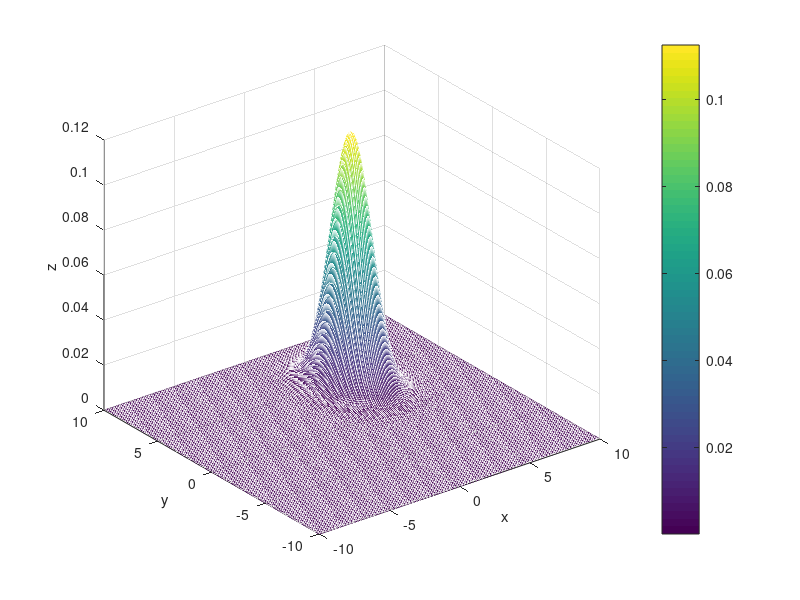

Recreate this plot in MATLAB.
mu = [3 4];
Sigma = [1 0; 0 2];

x = -10:.1:10;
y = -10:.1:10;
[X,Y] = meshgrid(x, y);
XY = [X(:) Y(:)];
Z = mvnpdf(XY, mu, Sigma);
Z = reshape(Z, length(y), length(x));

mesh(X, Y, Z)
xlabel('x')
ylabel('y')
zlabel('z')
colorbar

P = [10 10; 0 0; 3 4; 6 8].';
d_M = zeros(1, size(P,2));
for p_idx=1:size(P,2)
    d_M(p_idx) = ((P(:,p_idx) - mu.').' *...
        (Sigma ^ (-1)) *...
        (P(:,p_idx) - mu.')) ^ (1/2);
end
